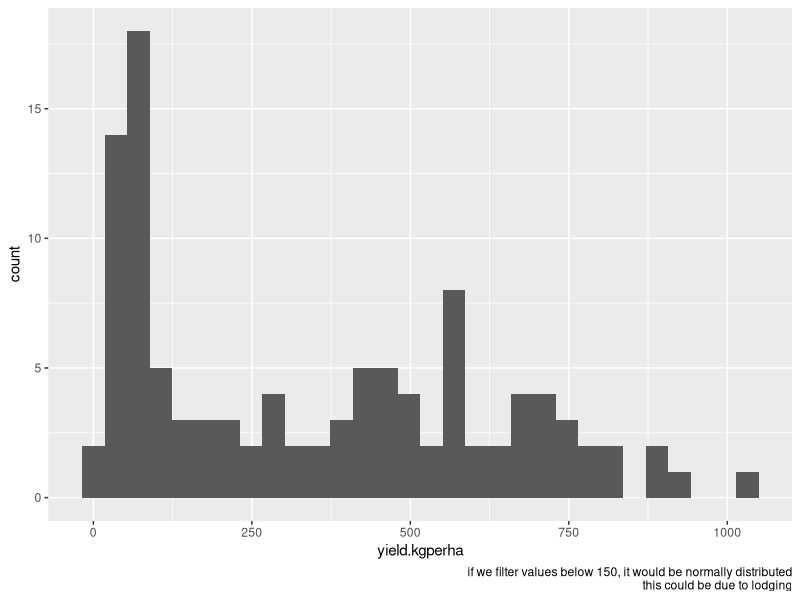
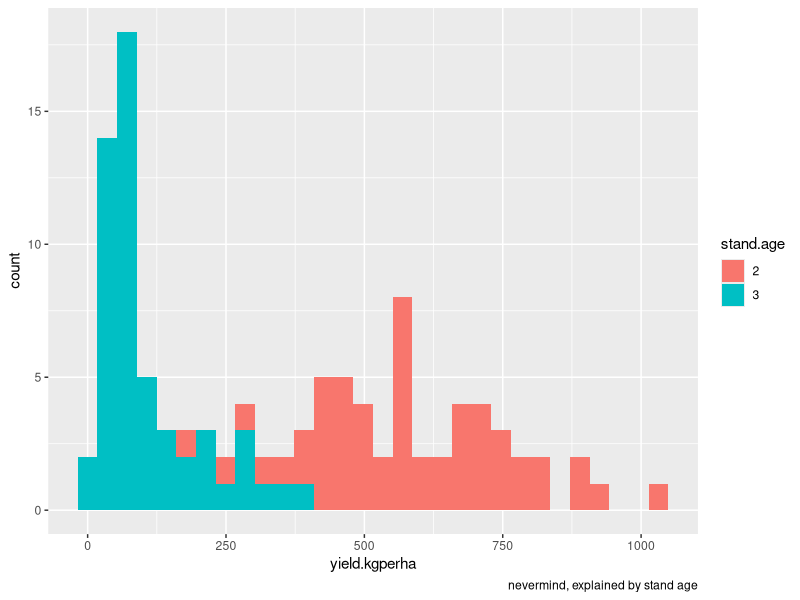
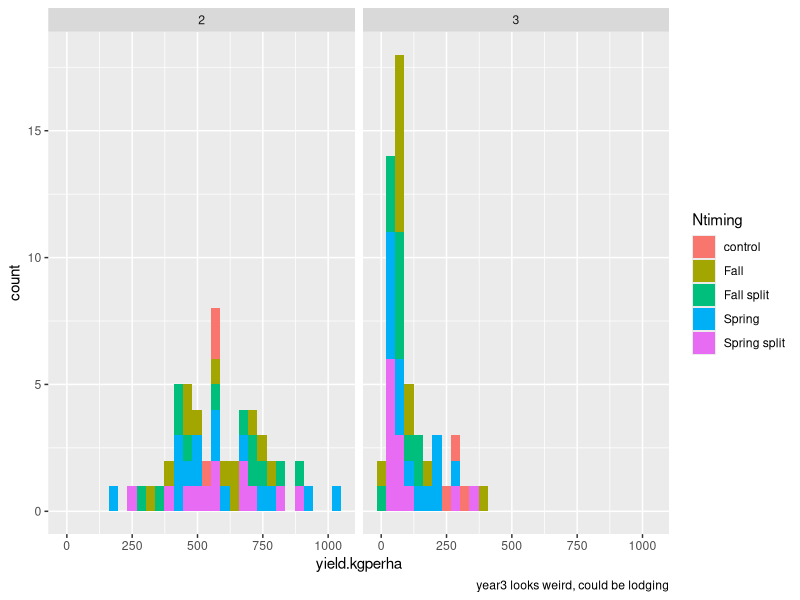
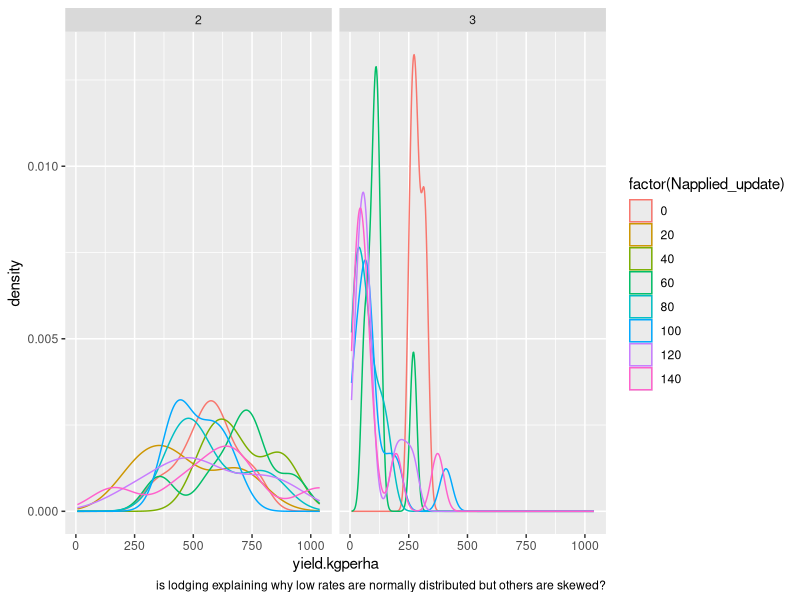
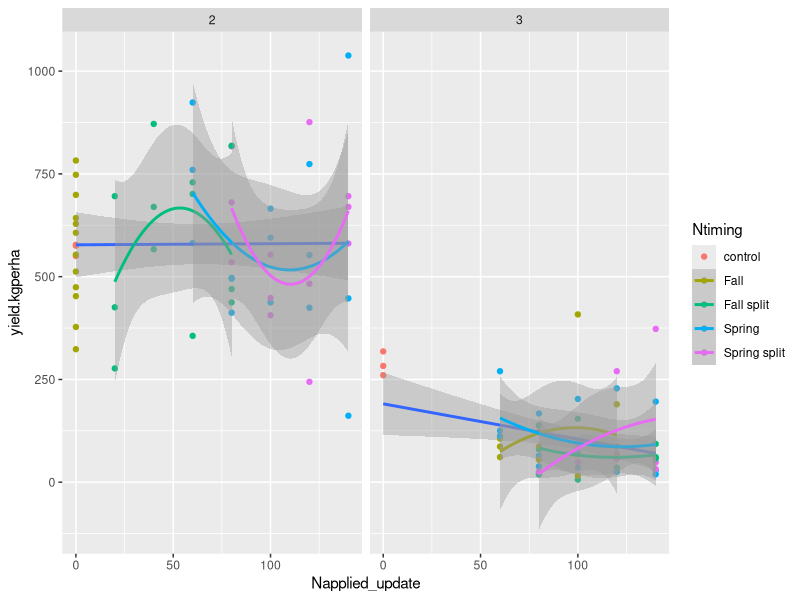
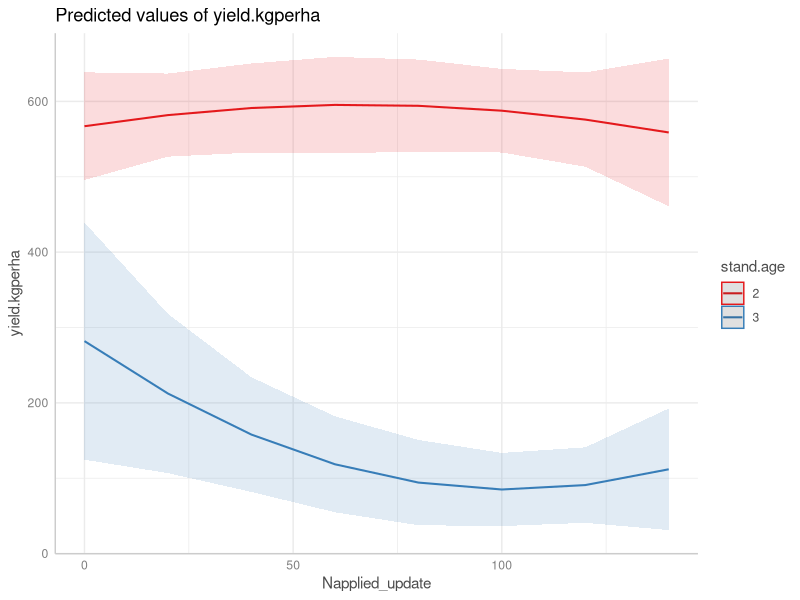
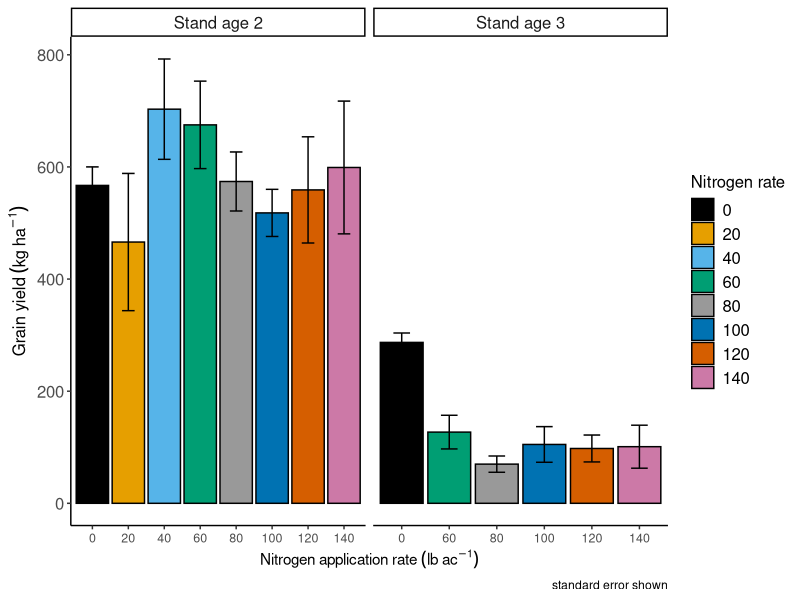
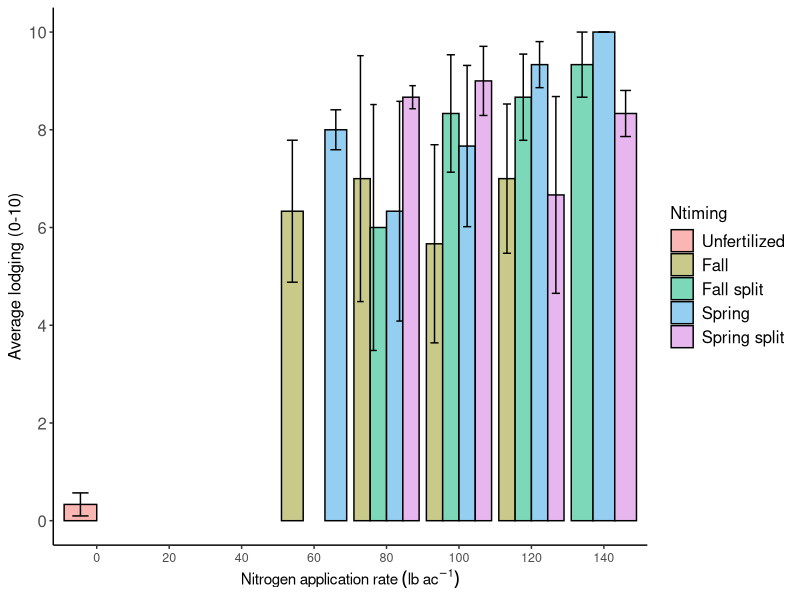

These charts were generated, in order, by the following R code:
## ---- chunk 1
# Load packages
library(readxl)
library(tidyverse)
library(emmeans)
library(lme4)
library(lattice)
library(patchwork)
library(car)
library(ggeffects)


# Read data file
r100<- read.csv("Rosemount_R100.csv")

# Modify character codes
str(r100)
r100$stand.age<- as.factor(r100$stand.age)
r100$Block<- as.factor(r100$Block)

# Note: One modification occured from original master file and that was changing "Control" to "control".

## ---- chunk 2

r100 %>% 
  ggplot(aes(yield.kgperha)) +
  stat_bin() +
  labs(caption = "if we filter values below 150, it would be normally distributed\nthis could be due to lodging")

r100 %>% 
  ggplot(aes(yield.kgperha)) +
  stat_bin(aes(fill=stand.age)) +
  labs(caption = "nevermind, explained by stand age")

r100 %>% 
  ggplot(aes(yield.kgperha)) +
  # geom_density(aes(col=Ntiming)) +
  stat_bin(aes(fill=Ntiming)) +
  facet_wrap(~stand.age) +
  labs(caption = "year3 looks weird, could be lodging")

r100 %>% 
  ggplot(aes(yield.kgperha)) +
  geom_density(aes(col=factor(Napplied_update))) +
  facet_wrap(~stand.age) +
  labs(caption = "is lodging explaining why low rates are normally distributed but others are skewed?")

# Just start with stand age = 2, that's normal
# stand age 3 might need to be modeled with a glm
## ---- chunk 3

lme.jpb.1 <- lmer(yield.kgperha~Napplied_update*Ntiming+(1|Block), data=subset(r100,stand.age=="2"))
summary(lme.jpb.1)
# this model is too complex for data, rank deficient

lme.jpb.2 <- lmer(yield.kgperha~(Napplied_update)*Ntiming+(1|Block), data=subset(r100,stand.age=="2"))
summary(lme.jpb.2)
Anova(lme.jpb.2)

r100 %>% 
  # filter(stand.age=="2") %>%
  ggplot(aes(Napplied_update,yield.kgperha)) +
  geom_point(aes(col=Ntiming)) +
  geom_smooth(method="lm") +
  geom_smooth(method = "lm",
              # se=F,
              formula = y~poly(x,2),
              aes(group = Ntiming,
                  col=Ntiming)) +
  facet_wrap(~stand.age)
  labs(caption = "this is the cleanest dataset for r100, and it really shows no difference from adding N or obvious trend from timing")


## ---- chunk 4
## Yield
lme.r100.all.int<- lmer(yield.kgperha~Napplied_update*Ntiming*stand.age+(1|Block), data=r100)
#summary(lme.r100.all.int)
#anova(lme.r100.all.int)
#ref_grid(lme.r100.all.int)
#confint(lme.r100.all.int)
Anova(lme.r100.all.int, type="II")

## Lodging
lme.r100.lodge<- lmer(Lodging~Napplied_update*Ntiming+(1|Block), data=r100)
#summary(lme.r100.lodge)
#anova(lme.r100.lodge)
#ref_grid(lme.r100.lodge)
#confint(lme.r100.lodge)
Anova(lme.r100.lodge, type="II")

## Height
r100.long<- pivot_longer(data=r100, 
                                cols=Height_1:Height_5, 
                                names_to = "Height", 
                                values_to = "ht.msmt")
str(r100.long)
lme.r100.ht.long<- lmer(ht.msmt~Napplied_update*Ntiming+(1|Block), data=r100.long)
#ref_grid(lme.r100.ht.long)
#summary(lme.r100.ht.long)
#confint(lme.r100.ht.long)
#anova(lme.r100.ht.long)
Anova(lme.r100.ht.long, type="II")


## ---- chunk 5
# Get average yield and lodging score for Rosemount R-100 (with three sig. figs.)
r100.nitrogenapplied<- r100 %>% group_by(stand.age, Napplied_update) %>% summarise(
  ntot=n(),
  sd.lodging=signif(sd(Lodging),3),
  mean.lodging=signif(mean(Lodging),3),
  sd.yield=signif(sd(yield.kgperha),3),
  mean.yield=signif(mean(yield.kgperha),3),
  SE.yield=sd.yield/(sqrt(ntot))
)

# Join together means and standard deviation values in a single column
r100.nitrogenapplied$yield <- paste(r100.nitrogenapplied$mean.yield, 
                                r100.nitrogenapplied$sd.yield, sep = " ")
r100.nitrogenapplied$Lodging<- paste(r100.nitrogenapplied$mean.lodging, 
                                 r100.nitrogenapplied$sd.lodging, sep = " ")

# Relevel
r100.nitrogenapplied$Napplied_update<- factor(r100.nitrogenapplied$Napplied_update,
                                        levels=c("0","20","40","60","80","100","120","140"))

# Get average height Rosemount R-100 (with three sig. figs.)
r100.nitrogenapplied.long<- r100.long %>% group_by(Napplied_update, stand.age) %>% summarise(
  number_of_samples=n(),
  sd.Height=signif(sd(ht.msmt),3),
  mean.Height=signif(mean(ht.msmt),3)
)

# Relevel
r100.nitrogenapplied.long$Napplied_update<- factor(r100.nitrogenapplied.long$Napplied_update,
                                        levels=c("0","20","40","60","80","100","120","140"))

# Join together means and standard deviation values in a single column
r100.nitrogenapplied.long$Height<- paste(r100.nitrogenapplied.long$mean.Height,
                                     r100.nitrogenapplied.long$sd.Height, sep = " ")

## ---- chunk 6
# Estimating marginal means for Rosemount R-100 differences in grain yield amongst nitrogen application rates.

# Experimental model
lme.r100.experimental<- lmer(yield.kgperha~poly(Napplied_update,2)*stand.age+(1|Block), data=r100)
Anova(lme.r100.experimental, type="II")
summary(lme.r100.experimental)

# Prediction model
pred1<- ggpredict(lme.r100.experimental, terms=c("Napplied_update [all]", "stand.age"))
plot(pred1)


##
##


# Add facet labels
label.standages.st<- as_labeller(c(`1`="Stand age 1",`2`="Stand age 2",`3`="Stand age 3"))
# Add color-blind palette
cbbPalette <- c("#000000", "#E69F00", "#56B4E9", "#009E73", "#999999", "#0072B2", "#D55E00", "#CC79A7")

# Plot figure
r100.yield.rate.age<- ggplot(r100.nitrogenapplied, aes(x=Napplied_update, y=mean.yield, fill=Napplied_update))+
  facet_grid(.~stand.age, labeller = label.standages.st, scales="free")+
  geom_bar(stat="identity", color="black")+
  geom_errorbar(aes(ymax = mean.yield+SE.yield, ymin = mean.yield-SE.yield), width=0.35)+
  labs(x=(expression("Nitrogen application rate" ~ (lb ~ ac^{-1}))),
       y=(expression("Grain yield" ~ (kg ~ ha^{-1}))),
       caption="standard error shown",
       fill="Nitrogen rate"
       )+
  scale_fill_manual(values=cbbPalette)+
  theme_classic()+
  theme(axis.text.y = element_text(size=12),
       axis.title.x.bottom = element_text(size=11),
       axis.title.y = element_text(size=12),
       axis.text.x = element_text(angle=0, hjust=0.5, size=9),
       legend.text = element_text(size=12),
       legend.title = element_text(size=12),
       legend.position = "right",
       plot.title = element_text(hjust = 0.50, face="bold", size=18),
       plot.subtitle = element_text(hjust = 0.50, size=10),
       strip.text.x = element_text(size=12, angle=0),
       strip.text.y = element_text(size=12, angle=-90))
r100.yield.rate.age

## ---- chunk 7
# Get average lodging data
rsmtr100.avg.lodge<- r100 %>% group_by(Ntiming_newlabel, Napplied_update, Ntiming) %>% summarise(
  number_of_samples=n(),
  sd.lo=sd(Lodging, na.rm=T),
  mean.lo=mean(Lodging, na.rm=T),
  SE.lo=sd.lo/(sqrt(number_of_samples))
)

# Relevel nitrogen rate for lodging dataset
rsmtr100.avg.lodge$Napplied_update<- factor(rsmtr100.avg.lodge$Napplied_update,
                                        levels=c("0","20","40","60","80","100","120","140"))


# Plotting the interaction of nitrogen timing and application on lodging
plot.r100.lodge<- ggplot(rsmtr100.avg.lodge, aes(x=Napplied_update, y=mean.lo,
                                             fill=Ntiming))+
  geom_bar(stat="identity", position="dodge", color="black")+
  geom_errorbar(aes(ymax = mean.lo+SE.lo, ymin = mean.lo-SE.lo), 
                position = position_dodge2(width=0.20, padding=0.5, preserve = "total"))+
  labs(x=(expression("Nitrogen application rate" ~ (lb ~ ac^{-1}))),
       y="Average lodging (0-10)",
       color="Nitrogen timing",
       shape="Nitrogen timing")+
  scale_y_continuous(breaks=c(0,2,4,6,8,10),limits=c(0,10))+
  scale_fill_hue(c=45, l=80,labels=c("Unfertilized","Fall","Fall split",
                                "Spring","Spring split"))+
  theme_classic()+
  theme(axis.text.y = element_text(size=12),
       axis.title.x.bottom = element_text(size=11),
       axis.title.y = element_text(size=12),
       axis.text.x = element_text(angle=0, hjust=0.5, size=9),
       legend.text = element_text(size=12),
       legend.title = element_text(size=12),
       legend.position = "right",
       plot.title = element_text(hjust = 0.50, face="bold", size=18),
       plot.subtitle = element_text(hjust = 0.50, size=10),
       strip.text.x = element_text(size=12, angle=0),
       strip.text.y = element_text(size=12, angle=-90))
plot.r100.lodge

## ---- chunk 8

# Get average height data
r100.avg.height<- r100.long %>% group_by(Ntiming_newlabel, Napplied_update, Ntiming) %>% summarise(
  number_of_samples=n(),
  sd.ht=sd(ht.msmt, na.rm=T),
  mean.ht=mean(ht.msmt, na.rm=T),
  SE.ht=sd.ht/(sqrt(number_of_samples))
)

# Plot average height
plot.r100.height.avg<- ggplot(r100.avg.height, 
                              aes(x=Napplied_update, y=mean.ht,fill=Ntiming))+
  geom_bar(stat="identity", position = "dodge")+
  geom_errorbar(aes(ymax = mean.ht+SE.ht, ymin = mean.ht-SE.ht), 
                position = position_dodge2(width=0.20, padding=0.5, preserve = "total"))+
  scale_x_continuous(breaks=c(0,60,80,100,120,140),limits=c(-10,150))+
  labs(x=(expression("Nitrogen application rate" ~ (lb ~ ac^{-1}))),
       y="Average plant height (cm)",
       fill="Nitrogen timing |"
       )+
  scale_fill_hue(c=45, l=80, 
                 labels=c("Unfertilized","Fall","Fall split","Spring","Spring split"))+
  coord_cartesian(ylim=c(135,160))+
  theme_classic()+
  theme(axis.text.y = element_text(size=12),
       axis.title.x.bottom = element_text(size=11),
       axis.title.y = element_text(size=12),
       axis.text.x = element_text(angle=0, hjust=0.5, size=9),
       legend.text = element_text(size=12),
       legend.title = element_text(size=12),
       legend.position = "top",
       plot.title = element_text(hjust = 0.50, face="bold", size=18),
       plot.subtitle = element_text(hjust = 0.50, size=10),
       strip.text.x = element_text(size=12, angle=0),
       strip.text.y = element_text(size=12, angle=-90))
plot.r100.height.avg


## ---- chunk 9

# Apply facet labels
timing.labels<- as_labeller(c(`control`="Unfertilized",
                              `Fall`="Fall",
                              `Fall split`="Fall split",
                              `Spring`="Spring",
                              `Spring split`="Spring split"))

label.standages.st<- as_labeller(c(`1`="Stand age 1",`2`="Stand age 2",`3`="Stand age 3"))


# Add color-blind palette with black:
cbbPalette <- c("#000000", "#E69F00", "#56B4E9", "#009E73", "#999999", "#0072B2", "#D55E00", "#CC79A7")

plotr100.yield.all<- ggplot(r100, aes(x=Napplied_update, y=yield.kgperha, color=Ntiming_newlabel, shape=stand.age))+
  facet_grid(.~stand.age, labeller = label.standages.st)+
  geom_point(size=2)+
  labs(x=(expression("Nitrogen application rate" ~ (lb ~ ac^{-1}))),
       y=(expression("Grain yield" ~ (kg ~ ha^{-1}))),
       color="Nitrogen timing",
       shape="Stand age"
  )+
  scale_colour_manual(values=cbbPalette,
                      breaks=c("control","Unfertilized (Fall)","Fall","Fall split","Split (Fall split)","Spring","Spring split"),
                      labels=c("Unfertilized","Unfertilized (Fall)","Fall","Fall split","Split (Fall split)","Spring","Spring split"))+
  scale_x_continuous(breaks=c(0,20,40,60,80,100,120,140))+
  theme_classic()+
  theme(axis.text.y = element_text(size=12),
        axis.title.x.bottom = element_text(size=12),
        axis.title.y = element_text(size=12),
        axis.text.x = element_text(angle=0, hjust=0.5, size=9),
        legend.text = element_text(size=12),
        legend.title = element_text(size=12),
        legend.position = "right",
        plot.title = element_text(hjust = 0.50, face="bold", size=14),
        plot.subtitle = element_text(hjust = 0.50, size=10),
        strip.text.x = element_text(size=12, angle=0),
        strip.text.y = element_text(size=12, angle=-90),
        panel.spacing = unit(1, "lines"))
plotr100.yield.all


## ---- chunk 10

# Get summary information for yield data at each timing and stand age
r100.yield.timing<- r100 %>% group_by(Ntiming_newlabel, stand.age) %>% summarise(
  ntot=n(),
  sd.yield=sd(yield.kgperha),
  mean.yield=mean(yield.kgperha),
  SE.yield=sd.yield/(sqrt(ntot))
)

# Facet labels
stand.age<- as_labeller(c(`2`="Stand age 2",`3`="Stand age 3"))

# Adjust color-blind palette
cbbPalette <- c("#000000", "#E69F00", "#56B4E9", "#009E73", "#999999", "#0072B2", "#D55E00")

# Relevel
r100.yield.timing$Ntiming_newlabel<- factor(r100.yield.timing$Ntiming_newlabel,
                                            levels=c("Unfertilized","Unfertilized (Fall)","Fall","Fall split","Split (Fall split)","Spring","Spring split"))

# Plot bar plot
plot.r100.yield.timing<- ggplot(r100.yield.timing, 
                                aes(x=Ntiming_newlabel, y=mean.yield, fill=Ntiming_newlabel))+
  facet_grid(.~stand.age,labeller=stand.age, scales="free")+
  geom_bar(stat="identity", position="dodge")+
  geom_errorbar(aes(ymin = mean.yield-SE.yield, ymax = mean.yield+SE.yield), 
                width = 0.35, color="grey20")+
  labs(x="Nitrogen timing",
       y=(expression("Average grain yield" ~ (kg ~ ha^{-1}))),
       fill="Nitrogen timing")+
  scale_y_continuous(breaks = c(0,200,400,600,800), limits = c(0,700))+
  scale_fill_manual(values=cbbPalette,
                    breaks=c("Unfertilized","Unfertilized (Fall)","Fall","Fall split","Split (Fall split)","Spring","Spring split"),
                    labels=c("Unfertilized","Unfertilized (Fall)","Fall","Fall split","Split (Fall split)","Spring","Spring split"))+
  theme_classic()+
  theme(axis.text.y = element_text(size=12),
        axis.title.x.bottom = element_text(size=12),
        axis.title.y = element_text(size=12),
        axis.text.x = element_text(angle=20, hjust=1, size=10),
        legend.text = element_text(size=12),
        legend.title = element_text(size=12),
        legend.position = "right",
        plot.title = element_text(hjust = 0.50, face="bold", size=14),
        plot.subtitle = element_text(hjust = 0.50, size=10),
        strip.text.x = element_text(size=12, angle=0),
        strip.text.y = element_text(size=12, angle=-90))
plot.r100.yield.timing

## ---- chunk 11

# Lodging
#tiff(filename="~/Desktop/Jungers lab/N-rate Timing/Figures/r100.lodging.nrate.timing.tif",res = 600, width = 9, height = 6, units = "in", compression="lzw")
plot.r100.lodge
#dev.off()

# Height
#tiff(filename="~/Desktop/Jungers lab/N-rate Timing/Figures/r100.ht.nrate.timing.tif",res = 600, width = 9, height = 6, units = "in", compression="lzw")
plot.r100.height.avg
#dev.off()

# Grain yield as a function of nitrogen rate and stand age
#tiff(filename="~/Desktop/Jungers lab/N-rate Timing/Figures/r100.yield.nrate.tif",res = 600, width = 9, height = 6, units = "in", compression="lzw")
plotr100.yield.all
#dev.off()

# Grain yield as a function of nitrogen timing and stand age
#tiff(filename="~/Desktop/Jungers lab/N-rate Timing/Figures/r100.yield.timing.tif",res = 600, width = 9, height = 6, units = "in", compression="lzw")
plot.r100.yield.timing
#dev.off()
